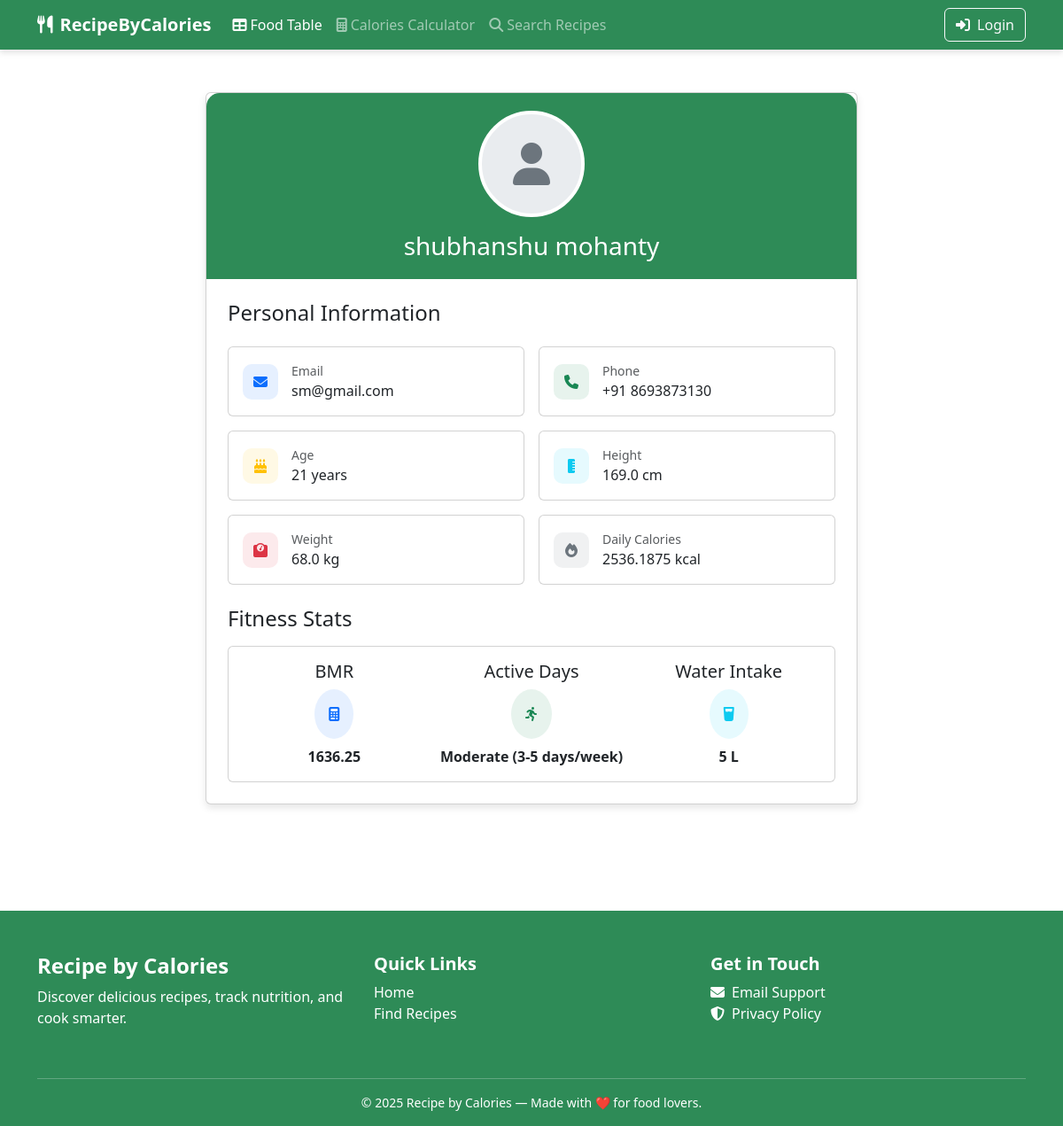
Page /users/profile/ (signed in) on the committed database.
### user_auth/models.py (models this page shows, shortened)
class Profile(models.Model):
    GENDER_CHOICES = [
        ('M', 'Male'),
        ('F', 'Female'),
        ('O', 'Other'),
    ]
    ACTIVITY_CHOICES = [
        ("sedentary", "Sedentary (No exercise)"),
        ("light", "Light (1-3 days/week)"),
        ("moderate", "Moderate (3-5 days/week)"),
        ("active", "Active (6-7 days/week)"),
        ("very_active", "Very Active (Athlete)"),
    ]
    user = models.OneToOneField(CustomUser, on_delete=models.CASCADE)
    name = models.CharField(max_length=100)
    phone = models.CharField(max_length=15)
    weight = models.FloatField()
    height = models.FloatField()
    age = models.IntegerField()
    gender=models.CharField(max_length=10,choices=GENDER_CHOICES,default='M')
    bmr=models.FloatField(null=True,default=0)
    calories=models.FloatField(null=True,default=0)
    activity_level=models.CharField(max_length=100,choices=ACTIVITY_CHOICES,default='moderate')
    def __str__(self):
        return self.user.email

class CustomUser(AbstractBaseUser, PermissionsMixin):
    email = models.EmailField(unique=True)
    is_active = models.BooleanField(default=True)
    is_staff = models.BooleanField(default=False)
    username = models.CharField(max_length=100, null=True, blank=True)
    objects = CustomUserManager()
    USERNAME_FIELD = 'email'  # Login with email
    REQUIRED_FIELDS = []

### user_auth/middlewares.py (the view)
    def wrapped_view(request,*args,**kwargs):
        if request.user.is_authenticated == False:
            return redirect('login')
        return view_function(request, *args, **kwargs)

### calaries_tracker/utils.py (called while the page is built, shortened)
def get_logged_in_user_email(request):
    if request.user.is_authenticated:  # Agar user logged in hai
        return request.user.email  # Directly email return karo

### user_auth/views.py (called while the page is built)
@auth
def profile_view(request):
    user=None
    try:
        email=get_logged_in_user_email(request)
        user=UserProfile.objects.get(user__email=email)
    except UserProfile.DoesNotExist:
        return redirect('create_profile')
    return render(request,'users/profile.html',{'user':user})

### user_auth/templates/users/profile.html (shortened to what this page needs)
{% extends "layouts.html" %}
{% block content %}
<div class="container py-5">
    <div class="row justify-content-center">
        <div class="col-lg-8">
            <div class="card profile-card mb-4">
                <div class="profile-header text-center">
                    <div class="profile-img mb-3">
                        <i class="fas fa-user fa-3x text-secondary"></i>
                    </div>
                    <h3 class="mb-0">{{user.name}}</h3>
                </div>
                <div class="card-body p-4">
                    <h4 class="card-title mb-4">Personal Information</h4>
                    <div class="row g-3">
                        <div class="col-md-6">
                            <div class="card info-card p-3">
                                <div class="d-flex align-items-center">
                                    <div class="info-icon bg-primary bg-opacity-10 text-primary">
                                        <i class="fas fa-envelope"></i>
                                    </div>
                                    <div>
                                        <small class="text-muted d-block">Email</small>
                                        <span>{{user}}</span>
                                    </div>
                                </div>
                            </div>
                        </div>
                        <div class="col-md-6">
                            <div class="card info-card p-3">
                                <div class="d-flex align-items-center">
                                    <div class="info-icon bg-success bg-opacity-10 text-success">
                                        <i class="fas fa-phone"></i>
                                    </div>
                                    <div>
                                        <small class="text-muted d-block">Phone</small>
                                        <span>+91 {{user.phone}}</span>
                                    </div>
                                </div>
                            </div>
                        </div>
                        <div class="col-md-6">
                            <div class="card info-card p-3">
                                <div class="d-flex align-items-center">
                                    <div class="info-icon bg-warning bg-opacity-10 text-warning">
                                        <i class="fas fa-birthday-cake"></i>
                                    </div>
                                    <div>
                                        <small class="text-muted d-block">Age</small>
                                        <span>{{user.age}} years</span>
                                    </div>
                                </div>
                            </div>
                        </div>
                        <div class="col-md-6">
                            <div class="card info-card p-3">
                                <div class="d-flex align-items-center">
                                    <div class="info-icon bg-info bg-opacity-10 text-info">
                                        <i class="fas fa-ruler-vertical"></i>
                                    </div>
                                    <div>
                                        <small class="text-muted d-block">Height</small>
                                        <span> {{user.height}} cm</span>
                                    </div>
                                </div>
                            </div>
                        </div>
                        <div class="col-md-6">
                            <div class="card info-card p-3">
                                <div class="d-flex align-items-center">
                                    <div class="info-icon bg-danger bg-opacity-10 text-danger">
                                        <i class="fas fa-weight"></i>
                                    </div>
                                    <div>
                                        <small class="text-muted d-block">Weight</small>
                                        <span>{{user.weight}} kg </span>
                                    </div>
                                </div>
                            </div>
                        </div>
                        <div class="col-md-6">
                            <div class="card info-card p-3">
                                <div class="d-flex align-items-center">
                                    <div class="info-icon bg-secondary bg-opacity-10 text-secondary">
                                        <i class="fas fa-fire"></i>
                                    </div>
                                    <div>
                                        <small class="text-muted d-block">Daily Calories</small>
                                        <span>{{user.calories}} kcal</span>
                                    </div>
                                </div>
                            </div>
                        </div>
                    </div>
                    <div class="mt-4">
                        <h4 class="card-title mb-3">Fitness Stats</h4>
                        <div class="card p-3">
                            <div class="row g-3">
                                <div class="col-md-4 text-center">
                                    <h5>BMR</h5>
                                    <div class="d-inline-block p-3 rounded-circle bg-primary bg-opacity-10 text-primary mb-2">
                                        <i class="fas fa-calculator"></i>
                                    </div>
                                    <p class="mb-0 fw-bold">{{user.bmr}}</p>
                                </div>
                                <div class="col-md-4 text-center">
                                    <h5>Active Days</h5>
                                    <div class="d-inline-block p-3 rounded-circle bg-success bg-opacity-10 text-success mb-2">
                                        <i class="fas fa-running"></i>
                                    </div>
                                    <p class="mb-0 fw-bold">{{user.get_activity_level_display}}</p>
                                </div>
                                <div class="col-md-4 text-center">
                                    <h5>Water Intake</h5>
                                    <div class="d-inline-block p-3 rounded-circle bg-info bg-opacity-10 text-info mb-2">
                                        <i class="fas fa-glass-water"></i>
                                    </div>
                                    <p class="mb-0 fw-bold">5 L</p>
                                </div>
                            </div>
                        </div>
                    </div>
                </div>
            </div>
        </div>
    </div>
</div>
{% endblock  %}

### rows in the picture
Profile: name "shubhanshu mohanty", user.email "sm@gmail.com", phone "8693873130", age "21", height "169.0", weight "68.0", calories "2536.1875", bmr "1636.25", activity_level "Moderate (3-5 days/week)"
